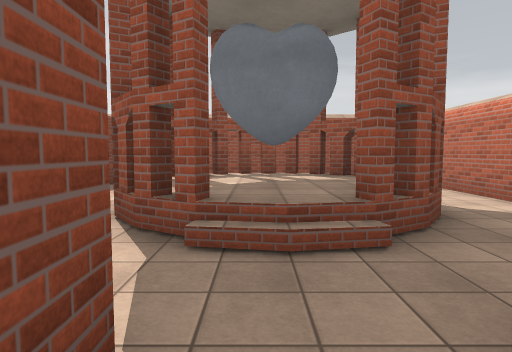
View 1 (above)

17 first-person views from a walk through a scene from a Unity 3-D project. The camera is 1.5 m above the floor, tilts 4° down and sees 75° across. The floor is counted in squares, 2 m on a side. Each view is taken from the middle of a square. On the plan, view 1 faces up. The plan holds only what a view shows up to about 11 squares ahead; the rest is blank. The place goes on beyond the plan. Surface patterns are stand-ins for the level's own textures.

View 2
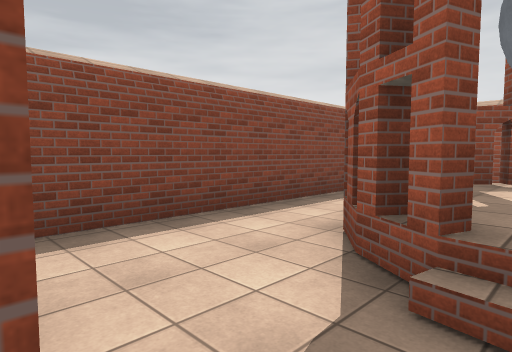

View 3
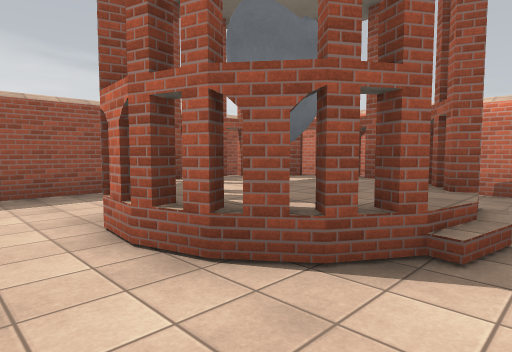

View 4
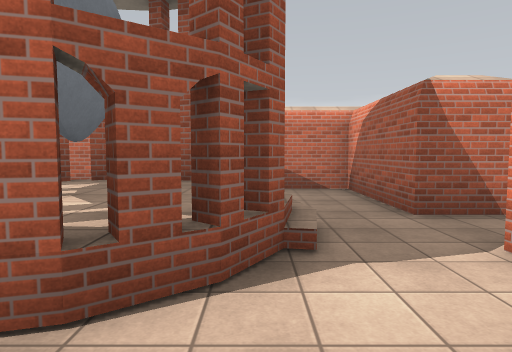

View 5
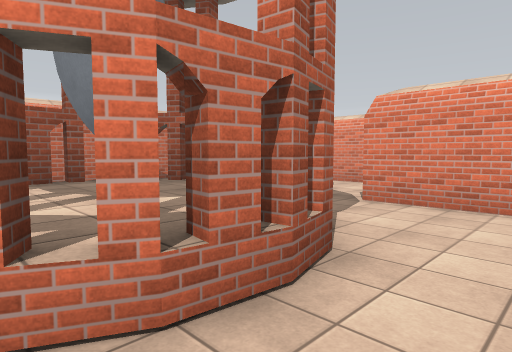

View 6
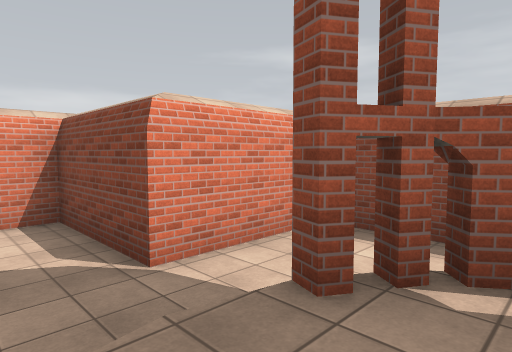

View 7
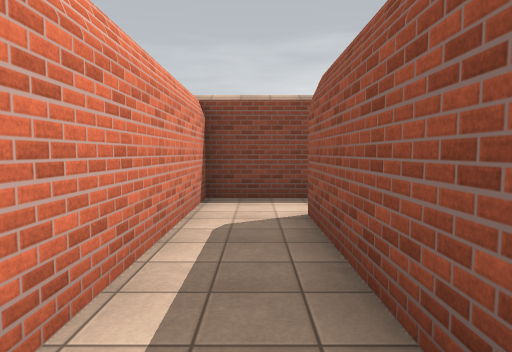

View 8
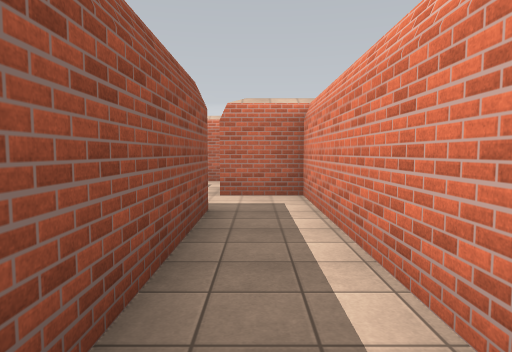

View 9
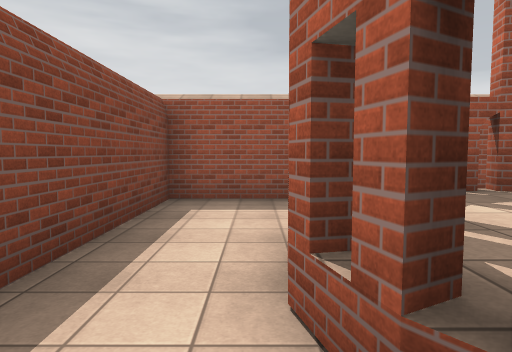

View 10
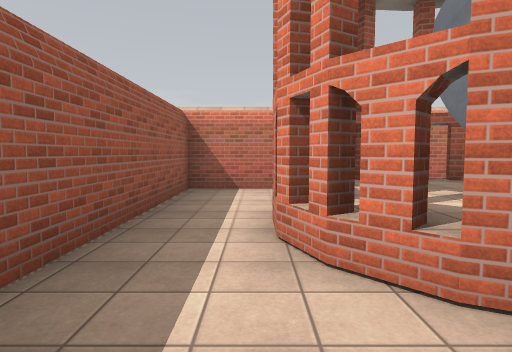

View 11
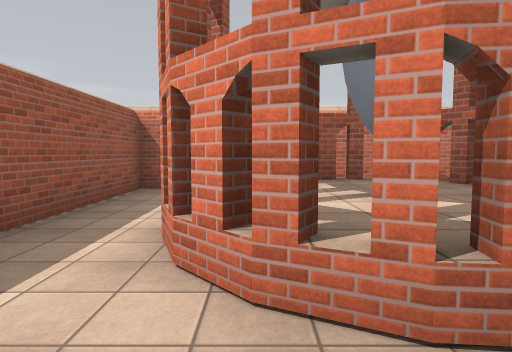

View 12
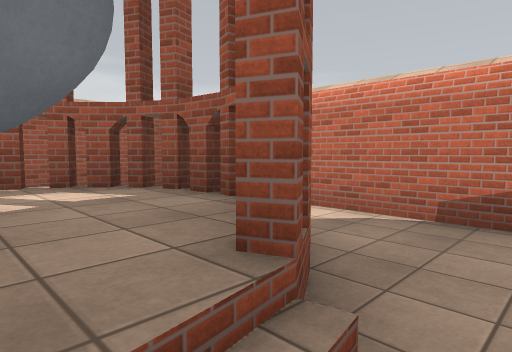

View 13
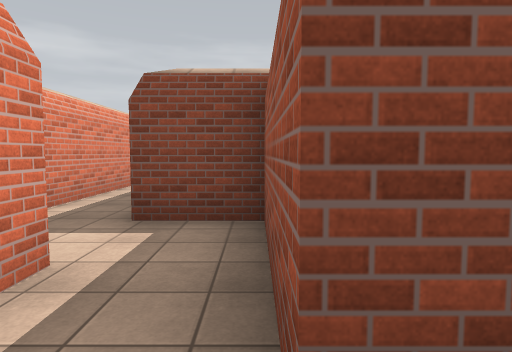

View 14
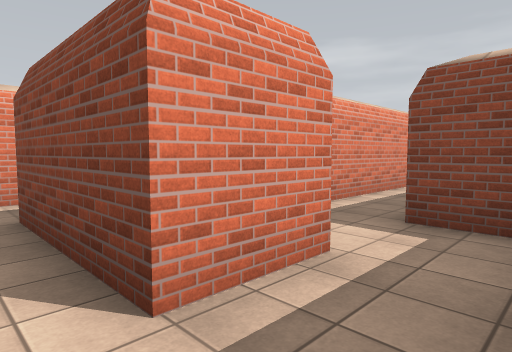

View 15
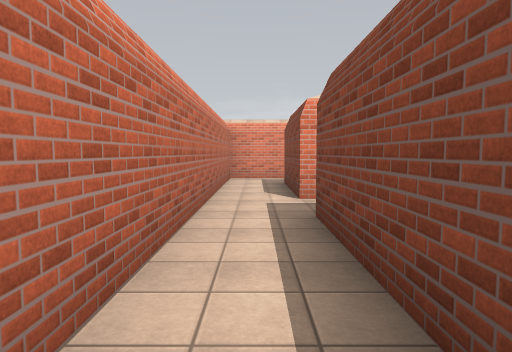

View 16
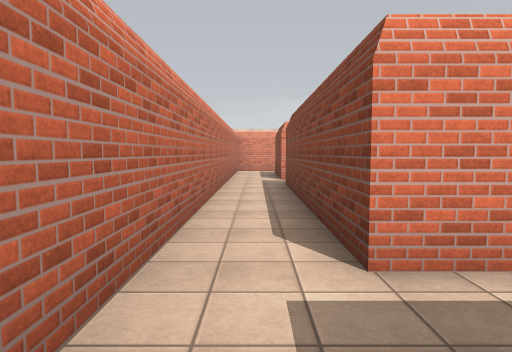

View 17
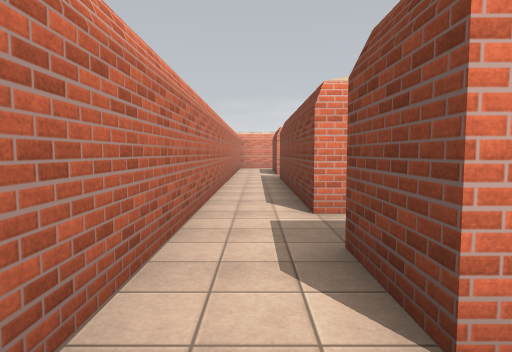

### Floor plan
Key: @ floor where view 1 was taken; # wall or solid block; . main floor; : floor 0.75 m higher than the main floor.
Columns run from 4 left of view 1 to 10 right of it. Each row starts with its distance up from view 1.
 11              .
 10             #.#
  9 #########   #.#
  8 #.......#   ..#
  7 #...#...#  ##.#
  6 #..#::#.#   #.#
  5 #.###:#.#   #.#
  4 #.##::#.#   #.#
  3 #..#:#..#   #.#
  2 #.......#   #.#
  1 ####.########.#
  0    #@#####....#
 -1    #.......##.#
 -2    ##########.#
 -3             #.#
 -4             ..#
 -5             ###

Where each view was taken, in squares from view 1:
view 1: 0 up, 0 right, facing up
view 2: 1 up, 0 right, facing up-left
view 3: 2 up, 3 left, facing up-right
view 4: 3 up, 3 left, facing right
view 5: 6 up, 3 left, facing down-right
view 6: 4 up, 1 right, facing down-left
view 7: 1 down, 5 right, facing left
view 8: 1 down, 1 right, facing right
view 9: 3 up, 2 left, facing up
view 10: 7 up, 3 left, facing right
view 11: 6 up, 3 left, facing right
view 12: 2 up, 0 right, facing up-right
view 13: 1 up, 9 right, facing left
view 14: 1 up, 9 right, facing down-left
view 15: 5 up, 9 right, facing down
view 16: 9 up, 9 right, facing down
view 17: 11 up, 9 right, facing down
